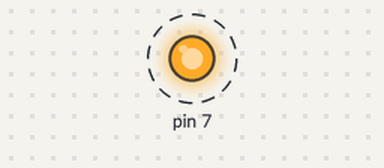
The program below on a simulated Raspberry Pi (header pin numbers). Parts: output pins drawn as LEDs (lit = HIGH). Dashed ring = blinking. At 1.0 s the program stops and its outputs stay as they are.

Above: at 0.05 s.
Timing chart, 0 to 2.5 s (numbered marks = the images above):
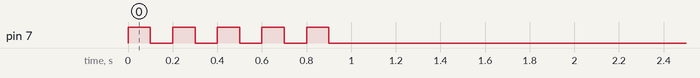

Measured:
- by itself, pin 7: alternates HIGH for 0.10 s and LOW for 0.10 s, 10 changes in all, then stays LOW

The program:

r_blink.py
```python
import RPi.GPIO as GPIO
import time
GPIO.setmode(GPIO.BOARD)
GPIO.setup(7, GPIO.OUT)
GPIO.output(7,True)
time.sleep(.1)
GPIO.output(7,False)
time.sleep(.1)
GPIO.output(7,True)
time.sleep(.1)
GPIO.output(7,False)
time.sleep(.1)
GPIO.output(7,True)
time.sleep(.1)
GPIO.output(7,False)
time.sleep(.1)
GPIO.output(7,True)
time.sleep(.1)
GPIO.output(7,False)
time.sleep(.1)
GPIO.output(7,True)
time.sleep(.1)
GPIO.output(7,False)
time.sleep(.1)
```
